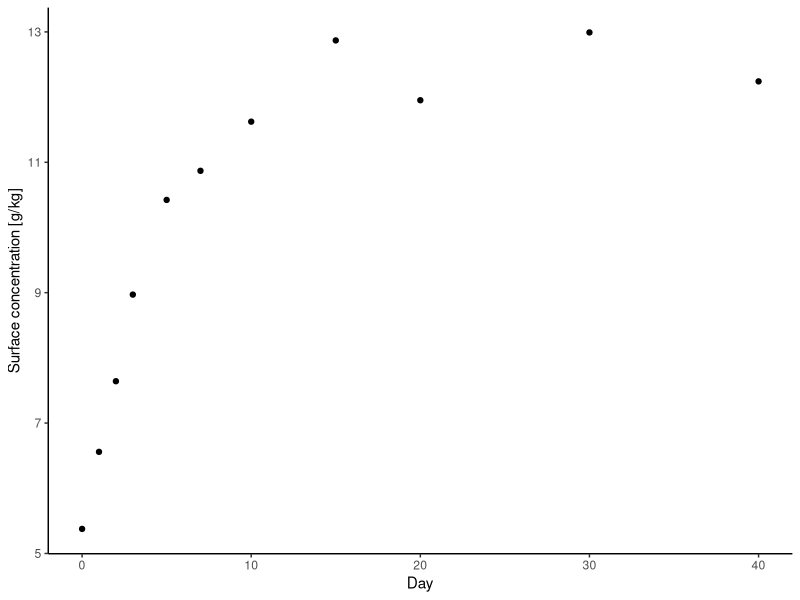
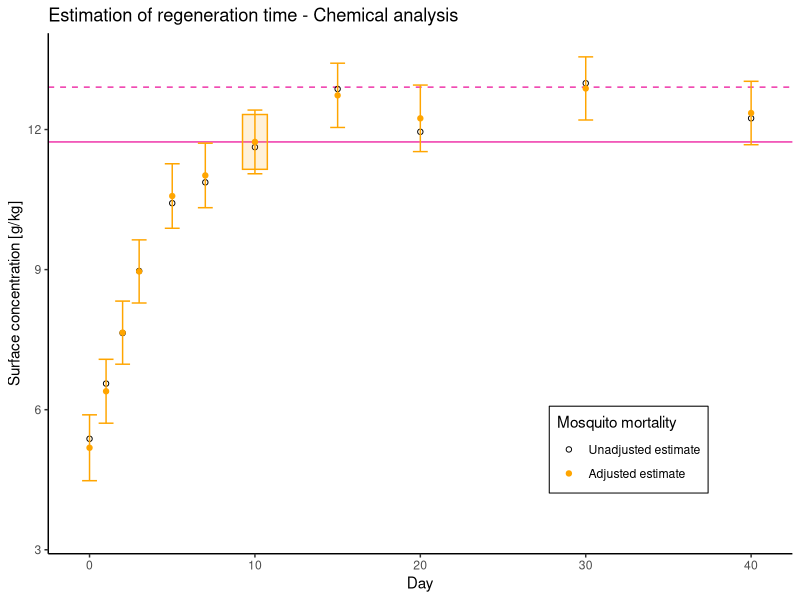

The R script that drew these images, in order:
library(ggplot2)
library(lme4)
library(readxl)
library(emmeans)

#We need a dataset to look at. I have uploaded 12 simulated datasets for users
# to practise with. You can replace these with your own data, but ensure that the 
# variable names are consistent with the simulated datasets.

dat1 <-  readxl::read_xlsx('Regeneration_Time/twelve_datasets_chem2.xlsx', sheet = 'sim1')
str(dat1)

#For plotting, it is more useful to have 'day' as a numeric variable
# For the GLM, it needs to be a factor variable. So we make a 2nd version
dat1$day <- as.numeric(dat1$day) # numeric 'day'
dat1$day_f <- as.factor(dat1$day) # factor variable for 'day'

#what study days do we have?
days <- unique(dat1$day)

#function to obtain (unadjusted) average concentration measured on each day in the dataset
av_chem <- function(data = df, days_v = days){
  av_ch <- rep(0,length(days_v))

  for(i in 1:length(days_v)){
    av_ch[i] <- mean(data[data$day==days_v[i],]$conc)
  }
  dfm <- data.frame('day' = days_v, 'av_ch' = av_ch)
  return(dfm)
}
mc <- av_chem(data = dat1)
#Then can plot
ggplot(mc) + geom_point(aes(x = day, y = av_ch)) + theme_classic() + 
  ylab('Surface concentration [g/kg]') + xlab('Day')

#Now fit linear model to data, with fixed-effects for day (as a factor variable) & batch
#We also include a (continuous) fixed effect for the concentration of the unwashed half of the net piece
fitC <- lm(conc ~ day_f + batch + conc_unwashed, data = dat1)
summary(fitC)
rc <- emmeans(fitC, "day_f")
pred_c <- as.data.frame(rc)
#Add a numeric variable for day to this data frame (careful converting from a factor!)
pred_c$day <- as.numeric(as.character(pred_c$day_f))

#this variable gives the predicted chemical concentrations
mc2 <- pred_c$emmean

# Now we loop over the model-estimated chemical concentrations, and select the first one
# that fits the criteria for being the regeneration time (no later concentration estimate
# more than 10% higher)
ld <- length(mc2) - 1
count <- 0
rt <- 0
for(j in 1:ld){
  bb <- all(mc2[j]*1.1 > mc2[(j+1):(ld+1)])
  if(bb==T){
    print(paste0('Regeneration time is: ', days[j]))
    rt <- j
    rt_c <- days[j]
    count <- 1
    break # end for loop
  }
  if(j==ld & count==0){
    print('Routine has identified the regeneration time as being the final measured value. Inspect data, to check this makes sense')
    rt <- j
    rt_c <- days[j]
  }
}

# Plot: model-adjusted chemical conc; unadjusted concentrations; and identify the RT via our method
# Open black circles: unadjusted concentration estimates
# Closed orange circles: model-adjusted mortality estimates (with 95% CIs)
# Solid pink horizontal line: model-adjusted estimate of mortality at the time point we establish as the R.T.
# Dashed pink horizontal line: concentration 10% higher than measured at the established R.T.
# The orange box indicates the estimated R.T. 

ggplot() + geom_hline(yintercept = c(mc2[rt],mc2[rt]*1.1), color = 'maroon2',
                        linetype = c('solid','dashed')) + 
  geom_point(data = mc, aes(x = day, y = av_ch, color = 'a'), shape = 1) +
  geom_point(data = pred_c, aes(x = day, y = emmean, color = 'b')) + 
  theme_classic() + ylim(c(0.66*min(mc2),NA)) + 
  geom_errorbar(data = pred_c, aes(x = day, ymin = lower.CL, ymax = upper.CL), color = 'orange') + 
  scale_color_manual(values = c('black','orange'), 
                       labels = c('Unadjusted estimate','Adjusted estimate'),
                       name = 'Mosquito mortality') + 
    theme(legend.position = c(0.78,0.2), legend.background = element_blank(),
            legend.box.background = element_rect(colour = "black")) + 
  annotate('rect', xmin = days[rt] - 0.75, xmax = days[rt] + 0.75,
           ymin = mc2[rt]*0.95, ymax = mc2[rt]*1.05,
           color = 'orange', fill = 'orange', alpha = .15) +
  ylab('Surface concentration [g/kg]') + xlab('Day') + 
  ggtitle('Estimation of regeneration time - Chemical analysis')
